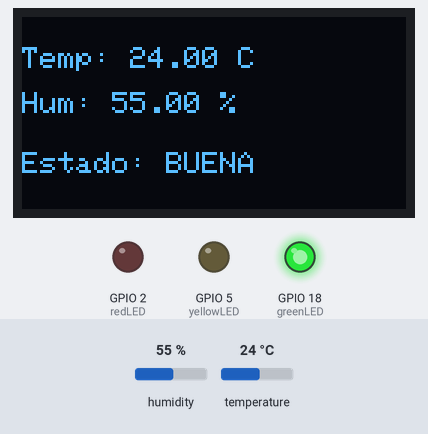
Simulated run of this sketch. Board: ESP32. On the bench: 128×64 one-colour display, output pins drawn as LEDs (lit = HIGH). The inputs (shaded band) are chosen by the test bench; at power-on: temperature 24 °C, humidity 55 %. WiFi joins after 1.5 s; servers stay silent unless stated; uploads are accepted with an empty reply; the local clock reads 2024-03-15 10:24:30 at power-on unless the sketch sets it; what the sketch prints to the serial monitor is not drawn.

Above: at 3.7 s.
3.8 s: temperature set to 16 °C
At 8.3 s:
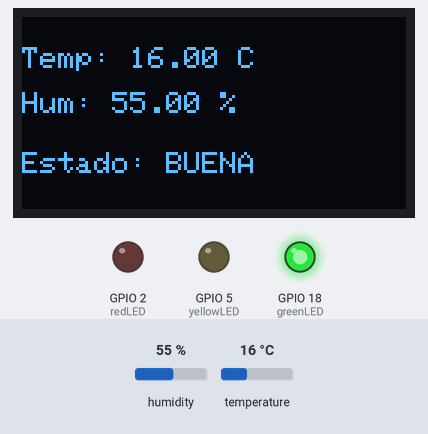
9.7 s: temperature set to 13 °C
At 14.1 s:
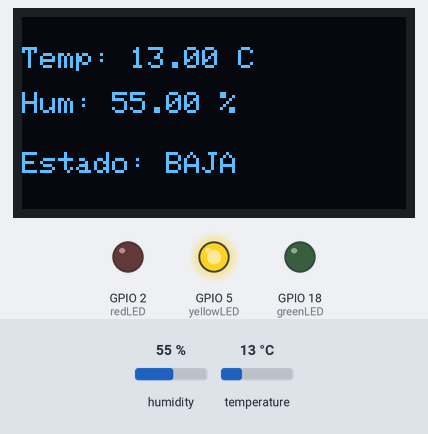
15.6 s: temperature set to 28 °C
At 18.6 s:
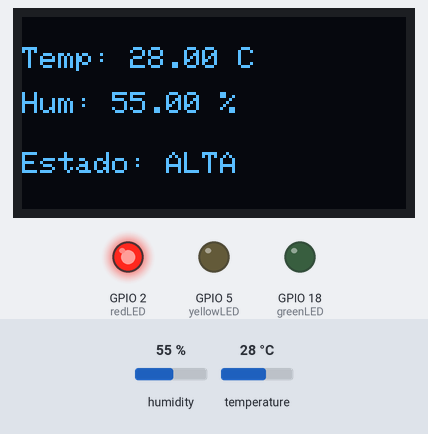
21.5 s: humidity set to 22 %
At 24.4 s:
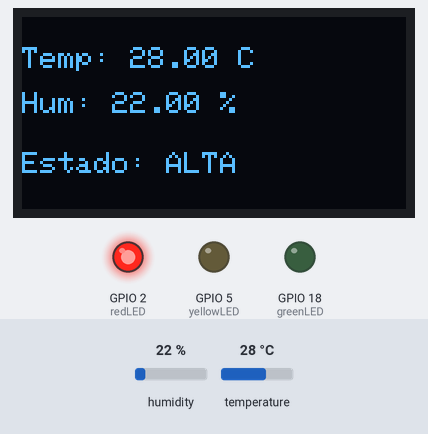
27.4 s: humidity set to 40 %
At 30.2 s:
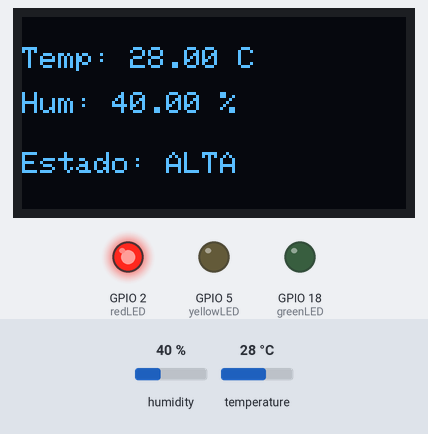
Timing chart, 0 to 31.7 s (numbered marks = the images above; inputs shaded):
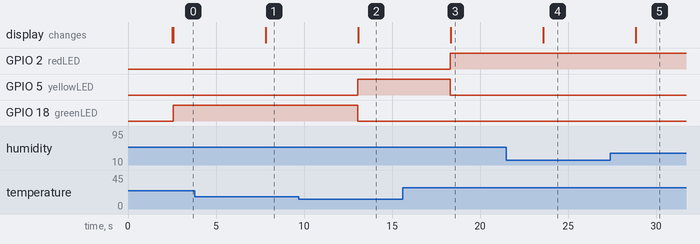

The sketch:

esp32_temp_oled.ino
```cpp
#include <WiFi.h>
#include <HTTPClient.h>
#include <DHT.h>
#include <Wire.h>
#include <Adafruit_GFX.h>
#include <Adafruit_SSD1306.h>
#include "time.h"

// 🔌 WiFi
const char* ssid = "IZZI-DA32";
const char* password = "50A5DC29DA32";

// 🌐 Firebase
const char* serverName = "https://firestore.googleapis.com/v1/projects/analysis-8506e/databases/(default)/documents/temperature";

// 🌡️ DHT11
#define DHTPIN 4
#define DHTTYPE DHT11
DHT dht(DHTPIN, DHTTYPE);

// 📺 OLED
#define SCREEN_WIDTH 128
#define SCREEN_HEIGHT 64
Adafruit_SSD1306 display(SCREEN_WIDTH, SCREEN_HEIGHT, &Wire, -1);

// 💡 LEDs
int greenLED = 18;
int yellowLED = 5;
int redLED = 2;

// 🌍 NTP (Mexico UTC -6)
const char* ntpServer = "pool.ntp.org";
const long gmtOffset_sec = -21600;
const int daylightOffset_sec = 0;

void setup() {
  Serial.begin(115200);
  delay(1000);

  Serial.println("INICIANDO...");

  dht.begin();

  pinMode(greenLED, OUTPUT);
  pinMode(yellowLED, OUTPUT);
  pinMode(redLED, OUTPUT);

  // 📡 WiFi
  Serial.print("Conectando WiFi...");
  WiFi.begin(ssid, password);

  while (WiFi.status() != WL_CONNECTED) {
    delay(500);
    Serial.print(".");
  }

  Serial.println("\nWiFi conectado!");
  Serial.print("IP: ");
  Serial.println(WiFi.localIP());

  // 🕒 TIME (FIXED)
  configTime(gmtOffset_sec, daylightOffset_sec, ntpServer);

  Serial.print("Sincronizando hora");
  time_t now = time(nullptr);

int retries = 0;
while (now < 100000 && retries < 10) {
  delay(500);
  Serial.print(".");
  now = time(nullptr);
  retries++;
}

if (now < 100000) {
  Serial.println("\n⚠️ Failed to sync time, continuing anyway...");
} else {
  Serial.println("\nHora sincronizada!");
}

  Serial.println("\nHora sincronizada!");

  // 📺 OLED
  Wire.begin(21, 22);

  if (!display.begin(SSD1306_SWITCHCAPVCC, 0x3C)) {
    Serial.println("ERROR OLED");
    while (true);
  }

  display.clearDisplay();
}

void loop() {

  float temp = dht.readTemperature();
  float hum = dht.readHumidity();

  if (isnan(temp) || isnan(hum)) {
    Serial.println("Error leyendo DHT11");
    delay(2000);
    return;
  }

  String estado = "";

  // 🔥 LÓGICA LEDS
  if (temp > 25) {
    estado = "ALTA";
    digitalWrite(redLED, HIGH);
    digitalWrite(yellowLED, LOW);
    digitalWrite(greenLED, LOW);

  } else if (temp >= 15) {
    estado = "BUENA";
    digitalWrite(redLED, LOW);
    digitalWrite(yellowLED, LOW);
    digitalWrite(greenLED, HIGH);

  } else {
    estado = "BAJA";
    digitalWrite(redLED, LOW);
    digitalWrite(yellowLED, HIGH);
    digitalWrite(greenLED, LOW);
  }

  // 📺 OLED DISPLAY
  display.clearDisplay();
  display.setTextSize(1);
  display.setTextColor(WHITE);

  display.setCursor(0, 10);
  display.print("Temp: ");
  display.print(temp);
  display.println(" C");

  display.setCursor(0, 25);
  display.print("Hum: ");
  display.print(hum);
  display.println(" %");

  display.setCursor(0, 45);
  display.print("Estado: ");
  display.println(estado);

  display.display();

  // 🕒 REAL TIMESTAMP
  time_t now = time(nullptr);
  long timestamp = now;

  // 🌐 SEND TO FIREBASE
  if (WiFi.status() == WL_CONNECTED) {
    HTTPClient http;

    http.begin(serverName);
    http.addHeader("Content-Type", "application/json");

    String jsonData = "{ \"fields\": { ";
    jsonData += "\"value\": { \"doubleValue\": " + String(temp) + " }, ";
    jsonData += "\"humidity\": { \"doubleValue\": " + String(hum) + " }, ";
    jsonData += "\"status\": { \"stringValue\": \"" + estado + "\" }, ";
    jsonData += "\"timestamp\": { \"integerValue\": \"" + String(timestamp) + "\" } ";
    jsonData += "} }";

    int httpResponseCode = http.POST(jsonData);

    Serial.print("Firebase response: ");
    Serial.println(httpResponseCode);

    http.end();
  }

  // 🖥️ DEBUG
  Serial.print("Temp: ");
  Serial.print(temp);
  Serial.print(" °C | Hum: ");
  Serial.print(hum);
  Serial.print("% | Estado: ");
  Serial.println(estado);

  delay(5000);
}
```

Measured:
- the behaviour switches between 15 and 14 °C on temperature (found by bisection; images 1 and 2)
- after the input at 3.8 s, the display: changes after 4.0 s (image 1)
- after the input at 9.7 s, GPIO 5 (yellowLED): LOW → HIGH after 3.4 s; GPIO 18 (greenLED): HIGH → LOW after 3.4 s; the display: changes after 3.4 s (image 2)
- after the input at 15.6 s, GPIO 2 (redLED): LOW → HIGH after 2.7 s; GPIO 5 (yellowLED): HIGH → LOW after 2.7 s; the display: changes after 2.7 s (image 3)
- after the input at 21.5 s, the display: changes after 2.1 s (image 4)
- after the input at 27.4 s, the display: changes after 1.4 s (image 5)
